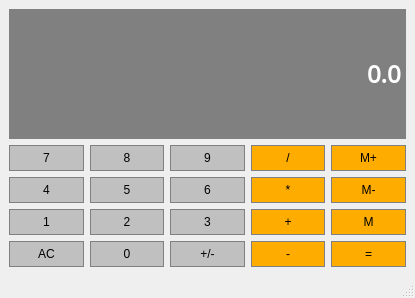
<?xml version="1.0" encoding="UTF-8"?>
<ui version="4.0">
 <class>Calculator</class>
 <widget class="QMainWindow" name="Calculator">
  <property name="geometry">
   <rect>
    <x>0</x>
    <y>0</y>
    <width>415</width>
    <height>298</height>
   </rect>
  </property>
  <property name="sizePolicy">
   <sizepolicy hsizetype="Preferred" vsizetype="Expanding">
    <horstretch>0</horstretch>
    <verstretch>0</verstretch>
   </sizepolicy>
  </property>
  <property name="windowTitle">
   <string>Calculator</string>
  </property>
  <widget class="QWidget" name="centralwidget">
   <layout class="QGridLayout" name="gridLayout">
    <item row="1" column="0">
     <widget class="QPushButton" name="Button7">
      <property name="sizePolicy">
       <sizepolicy hsizetype="Preferred" vsizetype="Preferred">
        <horstretch>0</horstretch>
        <verstretch>0</verstretch>
       </sizepolicy>
      </property>
      <property name="styleSheet">
       <string notr="true">QPushButton {
	background-color: #C0C0C0;
	border: 1px solid gray;
	padding: 5px;
}

QPushButtonPressed {
	background-color: #A9A9A9;
	border: 1px solid gray;
	padding: 5px;
}</string>
      </property>
      <property name="text">
       <string>7</string>
      </property>
     </widget>
    </item>
    <item row="2" column="2">
     <widget class="QPushButton" name="Button6">
      <property name="sizePolicy">
       <sizepolicy hsizetype="Preferred" vsizetype="Preferred">
        <horstretch>0</horstretch>
        <verstretch>0</verstretch>
       </sizepolicy>
      </property>
      <property name="styleSheet">
       <string notr="true">QPushButton {
	background-color: #C0C0C0;
	border: 1px solid gray;
	padding: 5px;
}

QPushButtonPressed {
	background-color: #A9A9A9;
	border: 1px solid gray;
	padding: 5px;
}</string>
      </property>
      <property name="text">
       <string>6</string>
      </property>
     </widget>
    </item>
    <item row="3" column="0">
     <widget class="QPushButton" name="Button1">
      <property name="sizePolicy">
       <sizepolicy hsizetype="Preferred" vsizetype="Preferred">
        <horstretch>0</horstretch>
        <verstretch>0</verstretch>
       </sizepolicy>
      </property>
      <property name="styleSheet">
       <string notr="true">QPushButton {
	background-color: #C0C0C0;
	border: 1px solid gray;
	padding: 5px;
}

QPushButtonPressed {
	background-color: #A9A9A9;
	border: 1px solid gray;
	padding: 5px;
}</string>
      </property>
      <property name="text">
       <string>1</string>
      </property>
     </widget>
    </item>
    <item row="3" column="1">
     <widget class="QPushButton" name="Button2">
      <property name="sizePolicy">
       <sizepolicy hsizetype="Preferred" vsizetype="Preferred">
        <horstretch>0</horstretch>
        <verstretch>0</verstretch>
       </sizepolicy>
      </property>
      <property name="styleSheet">
       <string notr="true">QPushButton {
	background-color: #C0C0C0;
	border: 1px solid gray;
	padding: 5px;
}

QPushButtonPressed {
	background-color: #A9A9A9;
	border: 1px solid gray;
	padding: 5px;
}</string>
      </property>
      <property name="text">
       <string>2</string>
      </property>
     </widget>
    </item>
    <item row="1" column="3">
     <widget class="QPushButton" name="Divide">
      <property name="sizePolicy">
       <sizepolicy hsizetype="Preferred" vsizetype="Preferred">
        <horstretch>0</horstretch>
        <verstretch>0</verstretch>
       </sizepolicy>
      </property>
      <property name="styleSheet">
       <string notr="true">QPushButton {
	background-color: #FFAC00;
	border: 1px solid gray;
	padding: 5px;
}

QPushButtonPressed {
	background-color: #A9A9A9;
	border: 1px solid gray;
	padding: 5px;
}</string>
      </property>
      <property name="text">
       <string>/</string>
      </property>
     </widget>
    </item>
    <item row="2" column="1">
     <widget class="QPushButton" name="Button5">
      <property name="sizePolicy">
       <sizepolicy hsizetype="Preferred" vsizetype="Preferred">
        <horstretch>0</horstretch>
        <verstretch>0</verstretch>
       </sizepolicy>
      </property>
      <property name="styleSheet">
       <string notr="true">QPushButton {
	background-color: #C0C0C0;
	border: 1px solid gray;
	padding: 5px;
}

QPushButtonPressed {
	background-color: #A9A9A9;
	border: 1px solid gray;
	padding: 5px;
}</string>
      </property>
      <property name="text">
       <string>5</string>
      </property>
     </widget>
    </item>
    <item row="3" column="2">
     <widget class="QPushButton" name="Button3">
      <property name="sizePolicy">
       <sizepolicy hsizetype="Preferred" vsizetype="Preferred">
        <horstretch>0</horstretch>
        <verstretch>0</verstretch>
       </sizepolicy>
      </property>
      <property name="styleSheet">
       <string notr="true">QPushButton {
	background-color: #C0C0C0;
	border: 1px solid gray;
	padding: 5px;
}

QPushButtonPressed {
	background-color: #A9A9A9;
	border: 1px solid gray;
	padding: 5px;
}</string>
      </property>
      <property name="text">
       <string>3</string>
      </property>
     </widget>
    </item>
    <item row="1" column="1">
     <widget class="QPushButton" name="Button8">
      <property name="sizePolicy">
       <sizepolicy hsizetype="Preferred" vsizetype="Preferred">
        <horstretch>0</horstretch>
        <verstretch>0</verstretch>
       </sizepolicy>
      </property>
      <property name="styleSheet">
       <string notr="true">QPushButton {
	background-color: #C0C0C0;
	border: 1px solid gray;
	padding: 5px;
}

QPushButtonPressed {
	background-color: #A9A9A9;
	border: 1px solid gray;
	padding: 5px;
}</string>
      </property>
      <property name="text">
       <string>8</string>
      </property>
     </widget>
    </item>
    <item row="1" column="4">
     <widget class="QPushButton" name="MemAdd">
      <property name="sizePolicy">
       <sizepolicy hsizetype="Preferred" vsizetype="Preferred">
        <horstretch>0</horstretch>
        <verstretch>0</verstretch>
       </sizepolicy>
      </property>
      <property name="styleSheet">
       <string notr="true">QPushButton {
	background-color: #FFAC00;
	border: 1px solid gray;
	padding: 5px;
}

QPushButtonPressed {
	background-color: #A9A9A9;
	border: 1px solid gray;
	padding: 5px;
}</string>
      </property>
      <property name="text">
       <string>M+</string>
      </property>
     </widget>
    </item>
    <item row="3" column="3">
     <widget class="QPushButton" name="Add">
      <property name="sizePolicy">
       <sizepolicy hsizetype="Preferred" vsizetype="Preferred">
        <horstretch>0</horstretch>
        <verstretch>0</verstretch>
       </sizepolicy>
      </property>
      <property name="styleSheet">
       <string notr="true">QPushButton {
	background-color: #FFAC00;
	border: 1px solid gray;
	padding: 5px;
}

QPushButtonPressed {
	background-color: #A9A9A9;
	border: 1px solid gray;
	padding: 5px;
}</string>
      </property>
      <property name="text">
       <string>+</string>
      </property>
     </widget>
    </item>
    <item row="2" column="3">
     <widget class="QPushButton" name="Multiply">
      <property name="sizePolicy">
       <sizepolicy hsizetype="Preferred" vsizetype="Preferred">
        <horstretch>0</horstretch>
        <verstretch>0</verstretch>
       </sizepolicy>
      </property>
      <property name="styleSheet">
       <string notr="true">QPushButton {
	background-color: #FFAC00;
	border: 1px solid gray;
	padding: 5px;
}

QPushButtonPressed {
	background-color: #A9A9A9;
	border: 1px solid gray;
	padding: 5px;
}</string>
      </property>
      <property name="text">
       <string>*</string>
      </property>
     </widget>
    </item>
    <item row="3" column="4">
     <widget class="QPushButton" name="MemGet">
      <property name="sizePolicy">
       <sizepolicy hsizetype="Preferred" vsizetype="Preferred">
        <horstretch>0</horstretch>
        <verstretch>0</verstretch>
       </sizepolicy>
      </property>
      <property name="styleSheet">
       <string notr="true">QPushButton {
	background-color: #FFAC00;
	border: 1px solid gray;
	padding: 5px;
}

QPushButtonPressed {
	background-color: #A9A9A9;
	border: 1px solid gray;
	padding: 5px;
}</string>
      </property>
      <property name="text">
       <string>M</string>
      </property>
     </widget>
    </item>
    <item row="1" column="2">
     <widget class="QPushButton" name="Button9">
      <property name="sizePolicy">
       <sizepolicy hsizetype="Preferred" vsizetype="Preferred">
        <horstretch>0</horstretch>
        <verstretch>0</verstretch>
       </sizepolicy>
      </property>
      <property name="styleSheet">
       <string notr="true">QPushButton {
	background-color: #C0C0C0;
	border: 1px solid gray;
	padding: 5px;
}

QPushButtonPressed {
	background-color: #A9A9A9;
	border: 1px solid gray;
	padding: 5px;
}</string>
      </property>
      <property name="text">
       <string>9</string>
      </property>
     </widget>
    </item>
    <item row="2" column="4">
     <widget class="QPushButton" name="MemClear">
      <property name="sizePolicy">
       <sizepolicy hsizetype="Preferred" vsizetype="Preferred">
        <horstretch>0</horstretch>
        <verstretch>0</verstretch>
       </sizepolicy>
      </property>
      <property name="styleSheet">
       <string notr="true">QPushButton {
	background-color: #FFAC00;
	border: 1px solid gray;
	padding: 5px;
}

QPushButtonPressed {
	background-color: #A9A9A9;
	border: 1px solid gray;
	padding: 5px;
}</string>
      </property>
      <property name="text">
       <string>M-</string>
      </property>
     </widget>
    </item>
    <item row="2" column="0">
     <widget class="QPushButton" name="Button4">
      <property name="sizePolicy">
       <sizepolicy hsizetype="Preferred" vsizetype="Preferred">
        <horstretch>0</horstretch>
        <verstretch>0</verstretch>
       </sizepolicy>
      </property>
      <property name="styleSheet">
       <string notr="true">QPushButton {
	background-color: #C0C0C0;
	border: 1px solid gray;
	padding: 5px;
}

QPushButtonPressed {
	background-color: #A9A9A9;
	border: 1px solid gray;
	padding: 5px;
}</string>
      </property>
      <property name="text">
       <string>4</string>
      </property>
     </widget>
    </item>
    <item row="4" column="0">
     <widget class="QPushButton" name="Clear">
      <property name="sizePolicy">
       <sizepolicy hsizetype="Preferred" vsizetype="Preferred">
        <horstretch>0</horstretch>
        <verstretch>0</verstretch>
       </sizepolicy>
      </property>
      <property name="styleSheet">
       <string notr="true">QPushButton {
	background-color: #C0C0C0;
	border: 1px solid gray;
	padding: 5px;
}

QPushButtonPressed {
	background-color: #A9A9A9;
	border: 1px solid gray;
	padding: 5px;
}</string>
      </property>
      <property name="text">
       <string>AC</string>
      </property>
     </widget>
    </item>
    <item row="4" column="1">
     <widget class="QPushButton" name="Button0">
      <property name="sizePolicy">
       <sizepolicy hsizetype="Preferred" vsizetype="Preferred">
        <horstretch>0</horstretch>
        <verstretch>0</verstretch>
       </sizepolicy>
      </property>
      <property name="styleSheet">
       <string notr="true">QPushButton {
	background-color: #C0C0C0;
	border: 1px solid gray;
	padding: 5px;
}

QPushButtonPressed {
	background-color: #A9A9A9;
	border: 1px solid gray;
	padding: 5px;
}</string>
      </property>
      <property name="text">
       <string>0</string>
      </property>
     </widget>
    </item>
    <item row="4" column="2">
     <widget class="QPushButton" name="ChangeSign">
      <property name="sizePolicy">
       <sizepolicy hsizetype="Preferred" vsizetype="Preferred">
        <horstretch>0</horstretch>
        <verstretch>0</verstretch>
       </sizepolicy>
      </property>
      <property name="styleSheet">
       <string notr="true">QPushButton {
	background-color: #C0C0C0;
	border: 1px solid gray;
	padding: 5px;
}

QPushButtonPressed {
	background-color: #A9A9A9;
	border: 1px solid gray;
	padding: 5px;
}</string>
      </property>
      <property name="text">
       <string>+/-</string>
      </property>
     </widget>
    </item>
    <item row="4" column="3">
     <widget class="QPushButton" name="Subtract">
      <property name="sizePolicy">
       <sizepolicy hsizetype="Preferred" vsizetype="Preferred">
        <horstretch>0</horstretch>
        <verstretch>0</verstretch>
       </sizepolicy>
      </property>
      <property name="styleSheet">
       <string notr="true">QPushButton {
	background-color: #FFAC00;
	border: 1px solid gray;
	padding: 5px;
}

QPushButtonPressed {
	background-color: #A9A9A9;
	border: 1px solid gray;
	padding: 5px;
}</string>
      </property>
      <property name="text">
       <string>-</string>
      </property>
     </widget>
    </item>
    <item row="4" column="4">
     <widget class="QPushButton" name="Equals">
      <property name="sizePolicy">
       <sizepolicy hsizetype="Preferred" vsizetype="Preferred">
        <horstretch>0</horstretch>
        <verstretch>0</verstretch>
       </sizepolicy>
      </property>
      <property name="styleSheet">
       <string notr="true">QPushButton {
	background-color: #FFAC00;
	border: 1px solid gray;
	padding: 5px;
}

QPushButtonPressed {
	background-color: #A9A9A9;
	border: 1px solid gray;
	padding: 5px;
}</string>
      </property>
      <property name="text">
       <string>=</string>
      </property>
     </widget>
    </item>
    <item row="0" column="0" colspan="5">
     <widget class="QLineEdit" name="Display">
      <property name="sizePolicy">
       <sizepolicy hsizetype="Expanding" vsizetype="Expanding">
        <horstretch>0</horstretch>
        <verstretch>0</verstretch>
       </sizepolicy>
      </property>
      <property name="font">
       <font>
        <family>Noto Sans Carian</family>
        <pointsize>18</pointsize>
        <weight>75</weight>
        <bold>true</bold>
       </font>
      </property>
      <property name="styleSheet">
       <string notr="true">QLineEdit {
	background-color: gray;
	border: 1px solid gray;
	color:  #FFFFFF;
}</string>
      </property>
      <property name="text">
       <string>0.0</string>
      </property>
      <property name="alignment">
       <set>Qt::AlignRight|Qt::AlignTrailing|Qt::AlignVCenter</set>
      </property>
     </widget>
    </item>
   </layout>
  </widget>
  <widget class="QMenuBar" name="menubar">
   <property name="geometry">
    <rect>
     <x>0</x>
     <y>0</y>
     <width>415</width>
     <height>22</height>
    </rect>
   </property>
  </widget>
  <widget class="QStatusBar" name="statusbar"/>
 </widget>
 <resources/>
 <connections/>
</ui>
